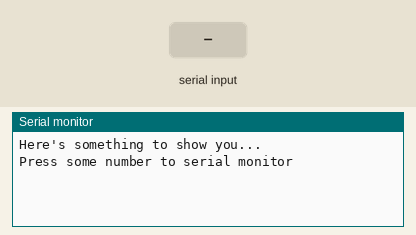
Recording of a sketch running on a simulated Arduino Uno, built with avr-gcc and run on an emulated ATmega328P. On the bench: the last lines printed to the serial monitor. The inputs (shaded band) are chosen by the test bench.

Above: at 1.2 s.
1.3 s: "90,45\n" received over Serial
At 2.1 s:
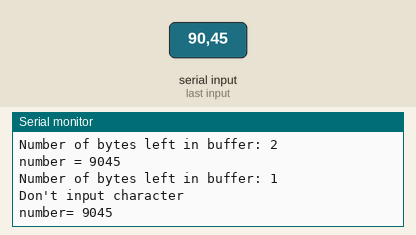
2.8 s: "30,150\n" received over Serial
At 4.0 s:
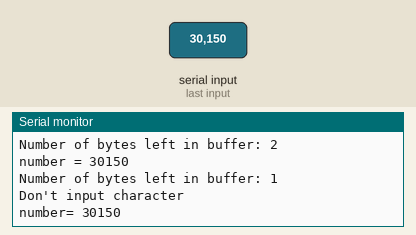
Timing chart, 0 to 5.8 s (numbered marks = the images above; inputs shaded):
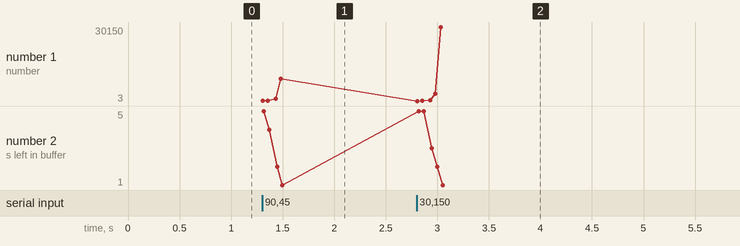

Measured:
- after the input at 1.3 s, the serial monitor: prints a new line at once (image 1)
- after the input at 2.8 s, the serial monitor: prints a new line at once (image 2)
- plotted number 1: 9045 → 30150 after the input at 2.8 s

The sketch:

1_6_1.ino
```cpp
int number = 0;
void setup() {
  Serial.begin(9600);

  Serial.println("Here's something to show you...");
  Serial.println("Press some number to serial monitor");

}

void loop() {
  number = 0;

  while (Serial.available() > 0) {
    Serial.read();
    delay(100);
  }
  while (Serial.available() == 0) {
    //do nothing
  }
  while (Serial.available() > 0) {
    byte incoming = Serial.read();

    if (incoming >= '0' && incoming <= '9') {
      number *= 10;
      number += incoming - '0';

      delay(5);
      //Gotcha without this it won't work!
      //because the while loop is too fast
      //let's say you type 15, it reads 1 but too
      //fast so it cannot read the 5, Serial.available will
      //return 0. Try comment delay(5) out and see result.
      Serial.println("number = " + String(number));
      Serial.println("Number of bytes left in buffer: " + String(Serial.available()));
    } else {
      Serial.println("\nDon't input character\n");
    }
  }
  Serial.print("number= ");
  Serial.println(number);
}
```
